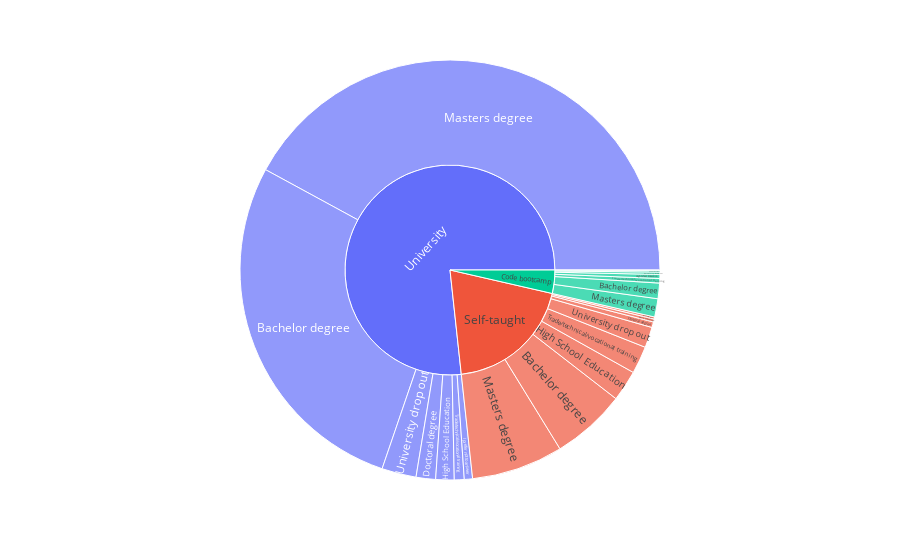

Notebook source saved alongside this figure:
### Code cell
fig = px.sunburst(df2, path=['Way_Into_Tech','Education_Level'], values='Avg_Salary')
fig.show()

### Figure 1 — Plotly figure (JSON) as saved in the notebook; plotly's stock layout.template omitted (floating-point values rounded to 4 significant figures)
{"data": [{"branchvalues": "total", "domain": {"x": [0, 1], "y": [0, 1]}, "hovertemplate": "labels=%{label}<br>Avg_Salary=%{value}<br>parent=%{parent}<br>id=%{id}<extra></extra>", "ids": ["Code bootcamp/Bachelor degree", "Self-taught/Bachelor degree", "University/Bachelor degree", "Self-taught/Basic Education", "Code bootcamp/Doctoral degree", "Self-taught/Doctoral degree", "University/Doctoral degree", "Code bootcamp/High School Education", "Self-taught/High School Education", "University/High School Education", "Code bootcamp/I prefer not to answer", "Self-taught/I prefer not to answer", "University/I prefer not to answer", "Code bootcamp/Masters degree", "Self-taught/Masters degree", "University/Masters degree", "Code bootcamp/Trade/technical/vocational training", "Self-taught/Trade/technical/vocational training", "University/Trade/technical/vocational training", "Code bootcamp/University drop out", "Self-taught/University drop out", "University/University drop out", "Code bootcamp", "Self-taught", "University"], "labels": ["Bachelor degree", "Bachelor degree", "Bachelor degree", "Basic Education", "Doctoral degree", "Doctoral degree", "Doctoral degree", "High School Education", "High School Education", "High School Education", "I prefer not to answer", "I prefer not to answer", "I prefer not to answer", "Masters degree", "Masters degree", "Masters degree", "Trade/technical/vocational training", "Trade/technical/vocational training", "Trade/technical/vocational training", "University drop out", "University drop out", "University drop out", "Code bootcamp", "Self-taught", "University"], "name": "", "parents": ["Code bootcamp", "Self-taught", "University", "Self-taught", "Code bootcamp", "Self-taught", "University", "Code bootcamp", "Self-taught", "University", "Code bootcamp", "Self-taught", "University", "Code bootcamp", "Self-taught", "University", "Code bootcamp", "Self-taught", "University", "Code bootcamp", "Self-taught", "University", "", "", ""], "type": "sunburst", "values": [1284000, 6149500, 29728700, 242500, 30000, 462500, 1607000, 332500, 2561900, 1521000, 140000, 172500, 681900, 1507500, 7575700, 45168500, 372800, 2268800, 817500, 192500, 1702000, 2845700, 3859300, 21135400, 82370300]}], "layout": {"legend": {"tracegroupgap": 0}, "margin": {"t": 60}}}
